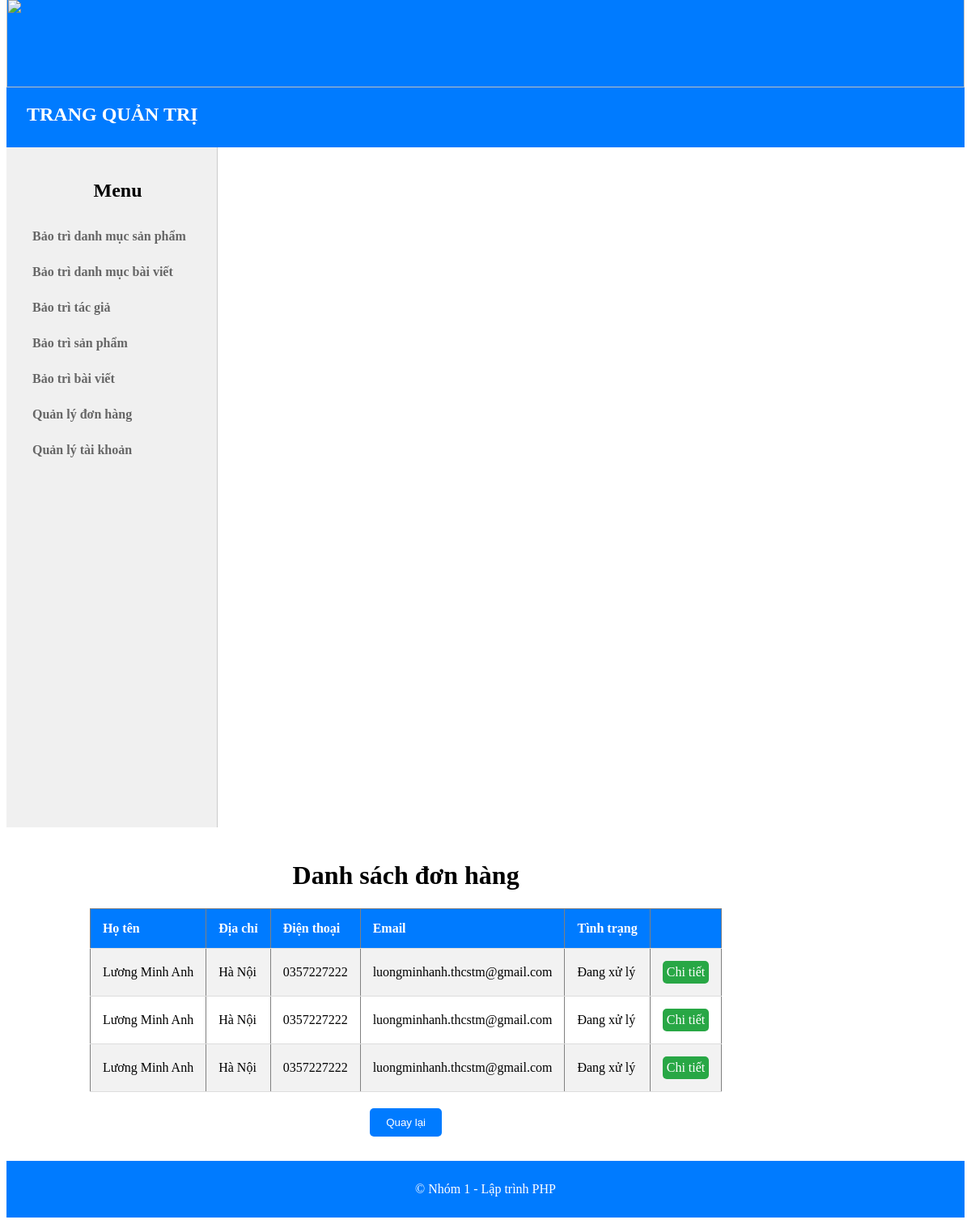
/Admin/Manage_orders/list_orders.php?orderType=2, run on an earlier commit of the app's database.
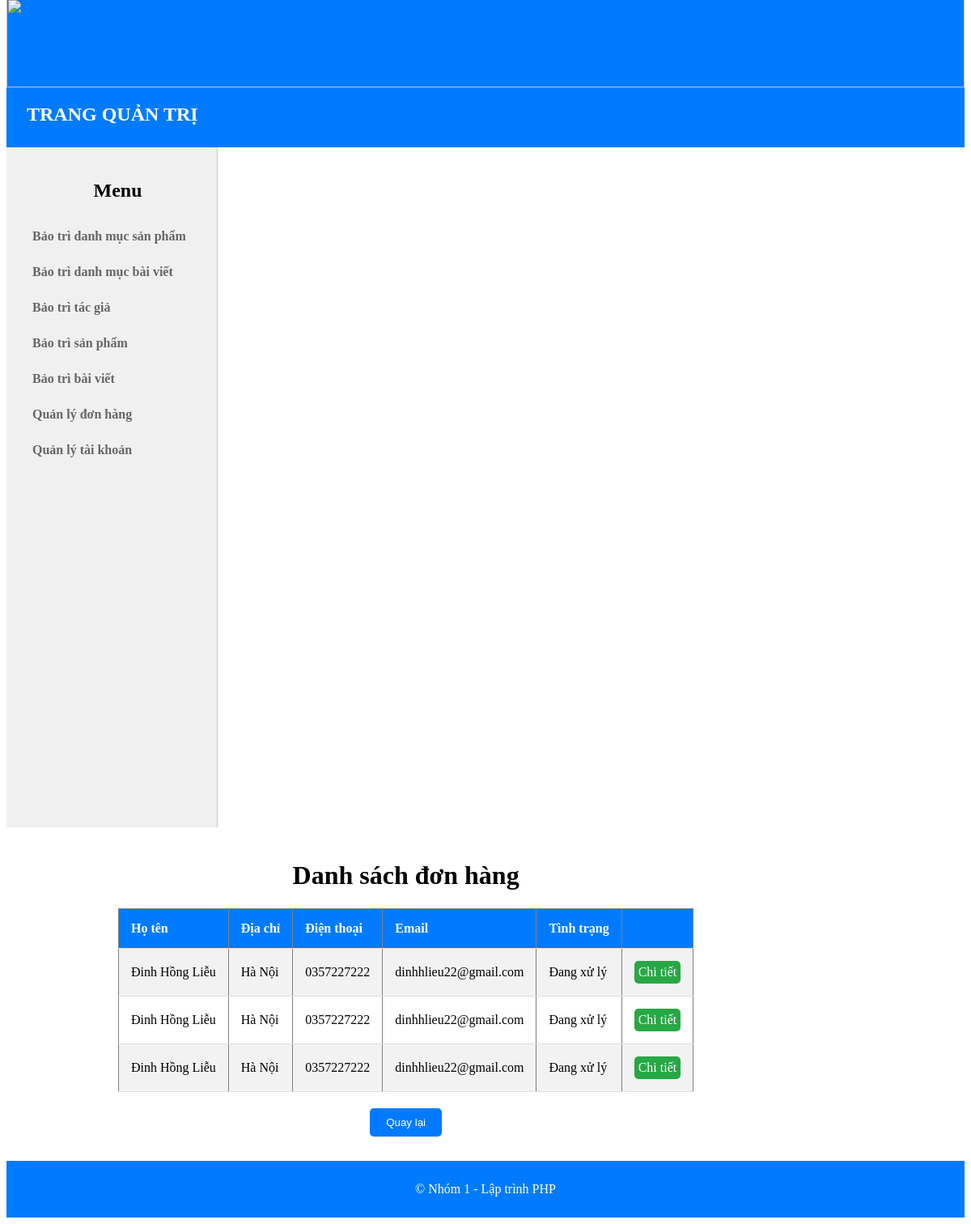
And on a later commit of the database.
### tables this page shows
CREATE TABLE `orders` (
  `id` int(11) NOT NULL,
  `order_method_id` int(11) NOT NULL,
  `member_id` int(11) NOT NULL,
  `order_date` datetime NOT NULL DEFAULT CURRENT_TIMESTAMP,
  `status` tinyint(1) NOT NULL DEFAULT '1' COMMENT '1: Chưa xử lý; 2: Đang xử lý; 3: Đã xử lý; 4: Hủy',
  `receiver` varchar(50) NOT NULL,
  `address` varchar(150) NOT NULL,
  `phone` varchar(12) NOT NULL,
  `email` varchar(30) DEFAULT NULL,
  `note` varchar(200) NOT NULL
);

CREATE TABLE `member` (
  `id` int(11) NOT NULL,
  `username` varchar(20) NOT NULL,
  `password` varchar(32) NOT NULL,
  `fullname` varchar(50) NOT NULL,
  `phonenumber` varchar(11) NOT NULL,
  `address` varchar(100) NOT NULL,
  `email` varchar(50) NOT NULL,
  `status` tinyint(1) NOT NULL DEFAULT '1'
);

### conn_db.php (called while the page is built, shortened)
<?php
    function connectToDatabase(){
        $servername = 'localhost';
        $username = 'root';
        $password = '';
        $name_db = 'starbook_database';
        $conn = new mysqli($servername, $username, $password, $name_db);
        return $conn;
    }
    function queryDatabase($sql){
        $conn = connectToDatabase();
        $result = $conn->query($sql);
        $data = [];
        while ($row = $result->fetch_assoc()) {
            $data[] = $row;
        }
        return $data;
    }
?>

### Admin/Manage_orders/list_orders.php (the view, shortened to what this page needs)
<?php
    include "../../conn_db.php";
    if(isset($_GET['orderType'])){
        $orderType = $_GET['orderType'];
        $sql = "select orders.id, member.fullname, member.address, member.phonenumber, member.email, orders.status
                from orders join member on orders.member_id = member.id
                where orders.status = " . $orderType;
        $data = queryDatabase($sql);
    }
?>
<!DOCTYPE html>
<html lang="en">
<head>
</head>
<body>
<?php include "../Admin_dashboard/Header_Sidebar.php"?>
<div class="container">
    <h1>Danh sách đơn hàng</h1>
    <div class="table-container">
        <table border="1" class="order-table">
            <tr>
                <th>Họ tên</th>
                <th>Địa chỉ</th>
                <th>Điện thoại</th>
                <th>Email</th>
                <th>Tình trạng</th>
                <th></th>
            </tr>
            <?php
                foreach($data as $row){
                    echo "<tr>";
                    echo "<td>{$row['fullname']}</td>";
                    echo "<td>{$row['address']}</td>";
                    echo "<td>{$row['phonenumber']}</td>";
                    echo "<td>{$row['email']}</td>";
                    if($row['status'] == 1) echo "<td>Chưa xử lý</td>";
                    else if($row['status'] == 2) echo "<td>Đang xử lý</td>";
                    else if($row['status'] == 2) echo "<td>Đã xử lý</td>";
                    else echo "<td>Huỷ</td>";
                    echo "<td><a class='btn_detail' href='order_detail.php?orderID={$row['id']}'>Chi tiết</a></td>";
                    echo "</tr>";
                }
            ?>
        </table>
    </div>
    <div class="button-container">
        <button class="back-button"><a href="order_categories.php">Quay lại</a></button>
    </div>
</div>
<?php include "../Admin_dashboard/Footer.php"?>
</body>
</html>

What changed in the data, as far as the page shows it:
changed through a linked row, orders (number 1 of 3 on the later page): member.fullname "Lương Minh Anh" → "Đinh Hồng Liễu"; member.email "luongminhanh.thcstm@gmail.com" → "dinhhlieu22@gmail.com"
changed through a linked row, orders (number 2 of 3 on the later page): member.fullname "Lương Minh Anh" → "Đinh Hồng Liễu"; member.email "luongminhanh.thcstm@gmail.com" → "dinhhlieu22@gmail.com"
changed through a linked row, orders (number 3 of 3 on the later page): member.fullname "Lương Minh Anh" → "Đinh Hồng Liễu"; member.email "luongminhanh.thcstm@gmail.com" → "dinhhlieu22@gmail.com"
